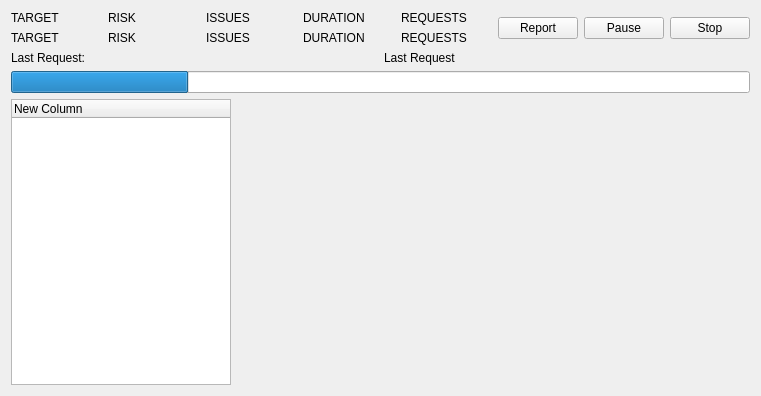
<?xml version="1.0" encoding="UTF-8"?>
<ui version="4.0">
 <class>ScanWindow</class>
 <widget class="QWidget" name="ScanWindow">
  <property name="geometry">
   <rect>
    <x>0</x>
    <y>0</y>
    <width>761</width>
    <height>396</height>
   </rect>
  </property>
  <property name="windowTitle">
   <string>Scan</string>
  </property>
  <layout class="QGridLayout" name="gridLayout">
   <item row="0" column="0">
    <layout class="QVBoxLayout" name="verticalLayout_8">
     <item>
      <layout class="QVBoxLayout" name="verticalLayout_7">
       <item>
        <layout class="QHBoxLayout" name="horizontalLayout_2">
         <item>
          <layout class="QVBoxLayout" name="verticalLayout">
           <item>
            <widget class="QLabel" name="labelTargetShow">
             <property name="text">
              <string>TARGET</string>
             </property>
            </widget>
           </item>
           <item>
            <widget class="QLabel" name="labelTarget">
             <property name="text">
              <string>TARGET</string>
             </property>
            </widget>
           </item>
          </layout>
         </item>
         <item>
          <layout class="QVBoxLayout" name="verticalLayout_2">
           <item>
            <widget class="QLabel" name="labelRiskShow">
             <property name="text">
              <string>RISK</string>
             </property>
            </widget>
           </item>
           <item>
            <widget class="QLabel" name="labelRisk">
             <property name="text">
              <string>RISK</string>
             </property>
            </widget>
           </item>
          </layout>
         </item>
         <item>
          <layout class="QVBoxLayout" name="verticalLayout_3">
           <item>
            <widget class="QLabel" name="labelIssueShow">
             <property name="text">
              <string>ISSUES</string>
             </property>
            </widget>
           </item>
           <item>
            <widget class="QLabel" name="labelIssue">
             <property name="text">
              <string>ISSUES</string>
             </property>
            </widget>
           </item>
          </layout>
         </item>
         <item>
          <layout class="QVBoxLayout" name="verticalLayout_4">
           <item>
            <widget class="QLabel" name="labelDurationShow">
             <property name="text">
              <string>DURATION</string>
             </property>
            </widget>
           </item>
           <item>
            <widget class="QLabel" name="labelDuration">
             <property name="text">
              <string>DURATION</string>
             </property>
            </widget>
           </item>
          </layout>
         </item>
         <item>
          <layout class="QVBoxLayout" name="verticalLayout_5">
           <item>
            <widget class="QLabel" name="labelRequestShow">
             <property name="text">
              <string>REQUESTS</string>
             </property>
            </widget>
           </item>
           <item>
            <widget class="QLabel" name="labelRequest">
             <property name="text">
              <string>REQUESTS</string>
             </property>
            </widget>
           </item>
          </layout>
         </item>
         <item>
          <layout class="QHBoxLayout" name="horizontalLayout">
           <item>
            <widget class="QPushButton" name="pushButton">
             <property name="text">
              <string>Report</string>
             </property>
            </widget>
           </item>
           <item>
            <widget class="QPushButton" name="pushButton_2">
             <property name="text">
              <string>Pause</string>
             </property>
            </widget>
           </item>
           <item>
            <widget class="QPushButton" name="pushButton_3">
             <property name="text">
              <string>Stop</string>
             </property>
            </widget>
           </item>
          </layout>
         </item>
        </layout>
       </item>
       <item>
        <layout class="QVBoxLayout" name="verticalLayout_6">
         <item>
          <layout class="QHBoxLayout" name="horizontalLayout_3">
           <item>
            <widget class="QLabel" name="labelLastRequestShow">
             <property name="text">
              <string>Last Request:</string>
             </property>
            </widget>
           </item>
           <item>
            <widget class="QLabel" name="labelLastRequest">
             <property name="text">
              <string>Last Request</string>
             </property>
            </widget>
           </item>
          </layout>
         </item>
         <item>
          <widget class="QProgressBar" name="progressBar">
           <property name="value">
            <number>24</number>
           </property>
           <property name="textVisible">
            <bool>false</bool>
           </property>
          </widget>
         </item>
        </layout>
       </item>
      </layout>
     </item>
     <item>
      <layout class="QHBoxLayout" name="horizontalLayout_4" stretch="3,7">
       <item>
        <widget class="QTreeWidget" name="treeWidget">
         <column>
          <property name="text">
           <string>New Column</string>
          </property>
         </column>
        </widget>
       </item>
       <item>
        <widget class="QWidget" name="widget" native="true"/>
       </item>
      </layout>
     </item>
    </layout>
   </item>
  </layout>
 </widget>
 <resources/>
 <connections/>
</ui>
